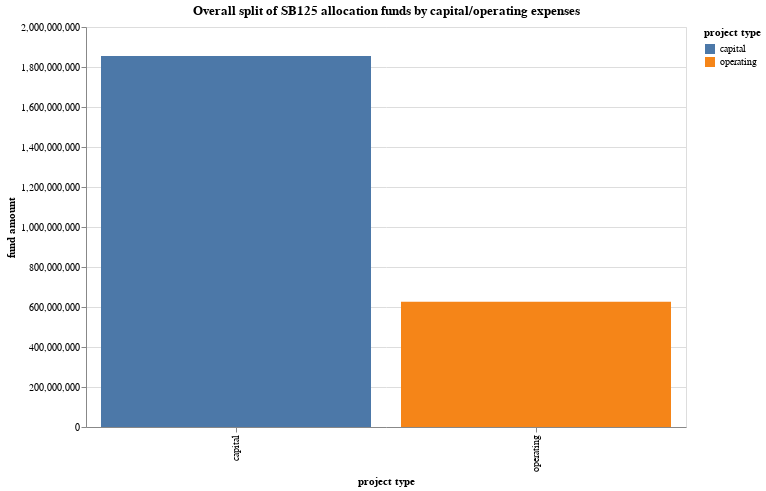
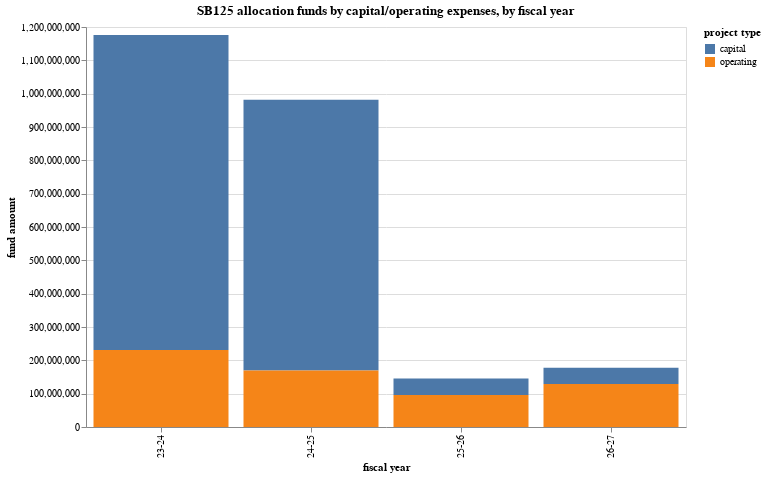
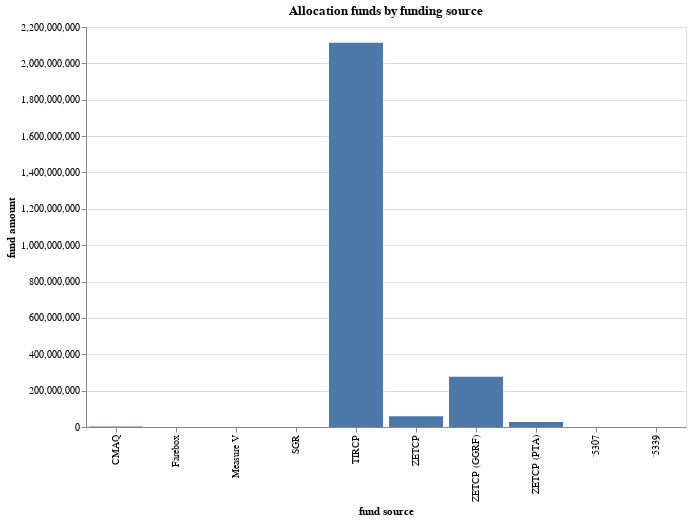

Write notebook code for charts like these, in order.
### Markdown cell above
# Charts

### Code cell
stack_chart = (
    alt.Chart(by_year)
    .mark_bar(point=True)
    .encode(
        x="fiscal year",
        y="fund amount",
        color="project type",
        tooltip=["project type", "fund amount"],
    )
    .properties(
        title="SB125 allocation funds by capital/operating expenses, by fiscal year",
        width=600,
        height=400,
    )
)


overall_chart = (
    alt.Chart(by_type)
    .mark_bar(point=True)
    .encode(
        x="project type",
        y="fund amount",
        color="project type",
        tooltip=["project type", "fund amount"],
    )
    .properties(
        title="Overall split of SB125 allocation funds by capital/operating expenses",
        width=600,
        height=400,
    )
)

source_chart = (
    alt.Chart(by_source)
    .mark_bar(point=True)
    .encode(
        x="fund source",
        y="fund amount",
        # color="project type",
        tooltip=["fund source", "fund amount"],
    )
    .properties(title="Allocation funds by funding source", width=600, height=400)
)


display(
    overall_chart,
    by_type,
    stack_chart,
    by_year.sort_values(by="project type"),
    source_chart,
)

### Figure 1 — Vega-Lite specification as saved in the notebook (floating-point values rounded to 4 significant figures)
{"config": {"view": {"continuousWidth": 300, "continuousHeight": 300}}, "data": {"name": "data-1b093f4fd754b12a94a60701a45260f5"}, "mark": {"type": "bar", "point": true}, "encoding": {"color": {"field": "project type", "type": "nominal"}, "tooltip": [{"field": "project type", "type": "nominal"}, {"field": "fund amount", "type": "quantitative"}], "x": {"field": "project type", "type": "nominal"}, "y": {"field": "fund amount", "type": "quantitative"}}, "height": 400, "title": "Overall split of SB125 allocation funds by capital/operating expenses", "width": 600, "$schema": "https://vega.github.io/schema/vega-lite/v5.17.0.json", "datasets": {"data-1b093f4fd754b12a94a60701a45260f5": [{"project type": "capital", "fund amount": 1855348721}, {"project type": "operating", "fund amount": 625654847}]}}

### Figure 2 — Vega-Lite specification as saved in the notebook (floating-point values rounded to 4 significant figures)
{"config": {"view": {"continuousWidth": 300, "continuousHeight": 300}}, "data": {"name": "data-a7e1deb4b2d7757328984cb1370701fb"}, "mark": {"type": "bar", "point": true}, "encoding": {"color": {"field": "project type", "type": "nominal"}, "tooltip": [{"field": "project type", "type": "nominal"}, {"field": "fund amount", "type": "quantitative"}], "x": {"field": "fiscal year", "type": "nominal"}, "y": {"field": "fund amount", "type": "quantitative"}}, "height": 400, "title": "SB125 allocation funds by capital/operating expenses, by fiscal year", "width": 600, "$schema": "https://vega.github.io/schema/vega-lite/v5.17.0.json", "datasets": {"data-a7e1deb4b2d7757328984cb1370701fb": [{"fiscal year": "23-24", "project type": "capital", "fund amount": 945242943}, {"fiscal year": "23-24", "project type": "operating", "fund amount": 230807266}, {"fiscal year": "24-25", "project type": "capital", "fund amount": 812480147}, {"fiscal year": "24-25", "project type": "operating", "fund amount": 169494114}, {"fiscal year": "25-26", "project type": "capital", "fund amount": 49092309}, {"fiscal year": "25-26", "project type": "operating", "fund amount": 96177774}, {"fiscal year": "26-27", "project type": "capital", "fund amount": 48533322}, {"fiscal year": "26-27", "project type": "operating", "fund amount": 129175693}]}}

### Figure 3 — Vega-Lite specification as saved in the notebook (floating-point values rounded to 4 significant figures)
{"config": {"view": {"continuousWidth": 300, "continuousHeight": 300}}, "data": {"name": "data-7bf9c430f850755e275907cef1f095c7"}, "mark": {"type": "bar", "point": true}, "encoding": {"tooltip": [{"field": "fund source", "type": "nominal"}, {"field": "fund amount", "type": "quantitative"}], "x": {"field": "fund source", "type": "nominal"}, "y": {"field": "fund amount", "type": "quantitative"}}, "height": 400, "title": "Allocation funds by funding source", "width": 600, "$schema": "https://vega.github.io/schema/vega-lite/v5.17.0.json", "datasets": {"data-7bf9c430f850755e275907cef1f095c7": [{"fund source": "CMAQ", "fund amount": 2300000, "rtpa": 1}, {"fund source": "Farebox", "fund amount": 400000, "rtpa": 1}, {"fund source": "Measure V", "fund amount": 500000, "rtpa": 1}, {"fund source": "SGR", "fund amount": 620000, "rtpa": 1}, {"fund source": "TIRCP", "fund amount": 2114010519, "rtpa": 30}, {"fund source": "ZETCP", "fund amount": 58874499, "rtpa": 3}, {"fund source": "ZETCP (GGRF)", "fund amount": 275714380, "rtpa": 26}, {"fund source": "ZETCP (PTA)", "fund amount": 27584170, "rtpa": 23}, {"fund source": "`5307", "fund amount": 400000, "rtpa": 1}, {"fund source": "`5339", "fund amount": 600000, "rtpa": 1}]}}
